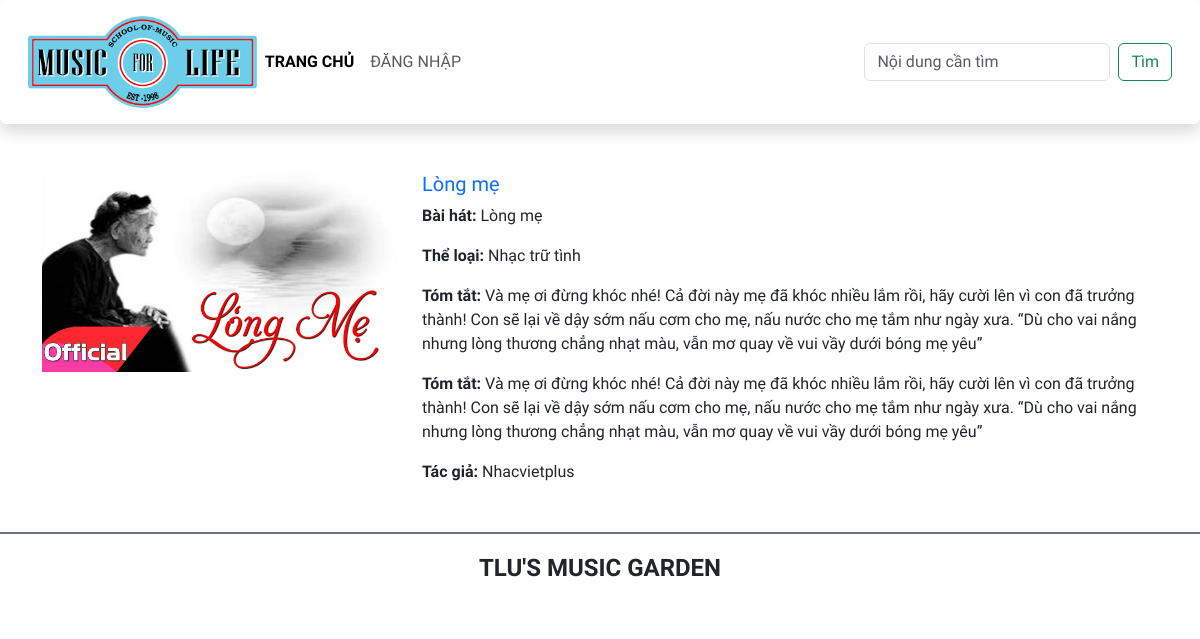
/baihat3.php, run on the app's committed database.
### tables this page shows
CREATE TABLE `baiviet` (
  `ma_bviet` int(10) UNSIGNED NOT NULL,
  `tieude` varchar(200) NOT NULL,
  `ten_bhat` varchar(100) NOT NULL,
  `ma_tloai` int(10) UNSIGNED NOT NULL,
  `tomtat` text DEFAULT NULL,
  `noidung` text DEFAULT NULL,
  `ma_tgia` int(10) UNSIGNED NOT NULL,
  `ngayviet` datetime NOT NULL,
  `hinhanh` varchar(200) DEFAULT NULL
);

CREATE TABLE `theloai` (
  `ma_tloai` int(10) UNSIGNED NOT NULL,
  `ten_tloai` varchar(50) NOT NULL
);

CREATE TABLE `tacgia` (
  `ma_tgia` int(10) UNSIGNED NOT NULL,
  `ten_tgia` varchar(100) NOT NULL,
  `hinh_tgia` varchar(100) DEFAULT NULL
);

### baihat3.php (the view, shortened to what this page needs)
<!DOCTYPE html>
<html lang="en">
<head>
    <?php
        include 'db.php';
    ?>
    <link href="https://cdn.jsdelivr.net/npm/bootstrap@5.3.0-alpha1/dist/css/bootstrap.min.css" rel="stylesheet">
    <link rel="stylesheet" href="css/style.css">
</head>
<body>
    <header>
        <nav class="navbar navbar-expand-lg bg-body-tertiary shadow p-3 bg-white rounded">
            <div class="container-fluid">
                <div class="my-logo">
                    <a class="navbar-brand" href="#">
                        <img src="images/logo2.png" alt="" class="img-fluid">
                    </a>
                </div>
                <div class="collapse navbar-collapse" id="navbarSupportedContent">
                <ul class="navbar-nav me-auto mb-2 mb-lg-0">
                    <li class="nav-item">
                    <a class="nav-link active" aria-current="page" href="./">Trang chủ</a>
                    </li>
                    <li class="nav-item">
                    <a class="nav-link" href="./login.php">Đăng nhập</a>
                    </li>
                </ul>
                <form class="d-flex" role="search">
                    <input class="form-control me-2" type="search" placeholder="Nội dung cần tìm" aria-label="Search">
                    <button class="btn btn-outline-success" type="submit">Tìm</button>
                </form>
                </div>
            </div>
        </nav>
    </header>
    <main class="container mt-5">
                <div class="row mb-5">
                    <div class="col-sm-4">
                        <img src="./images/songs/longme.jpg" class="img-fluid" alt="...">
                    </div>
                        <?php
                            $query = "SELECT * FROM baiviet JOIN tacgia ON baiviet.ma_tgia = tacgia.ma_tgia JOIN theloai ON baiviet.ma_tloai = theloai.ma_tloai WHERE ten_bhat = 'Lòng mẹ' ";
                            $result = mysqli_query($conn, $query);
                            if ($result->num_rows > 0) {
                            while($row = $result->fetch_assoc()) {
                                    echo '<div class="col-sm-8"><h5 class="card-title mb-2"><a href="" class="text-decoration-none">'.$row["tieude"].'</a></h5>';
                                    echo '<p class="card-text"><span class=" fw-bold">Bài hát: </span>'.$row["ten_bhat"].'</p>';
                                    echo '<p class="card-text"><span class=" fw-bold">Thể loại: </span>'.$row["ten_tloai"] . '</p>';
                                    echo '<p class="card-text"><span class=" fw-bold">Tóm tắt: </span>'.$row["tomtat"].'</p>';
                                    echo '<p class="card-text"><span class=" fw-bold">Tóm tắt: </span>'.$row["tomtat"].'</p>';
                                    echo '<p class="card-text"><span class=" fw-bold">Tác giả: </span>'.$row["ten_tgia"].'</p>';
                            }
                        }
                        ?>
                    </div>
        </div>
    </main>
    <footer class="bg-white d-flex justify-content-center align-items-center border-top border-secondary  border-2" style="height:80px">
        <h4 class="text-center text-uppercase fw-bold">TLU's music garden</h4>
    </footer>
</body>
</html>

### css/style.css (style rules this page uses)
body { font-family: 'Numans', sans-serif !important; }
.bg-body-tertiary { background-color:#fff !important; }
.my-logo { max-width: 20%; }
.nav-link { text-transform: uppercase; }
.active { font-weight: bold; }

### data on the page
baiviet: tieude "Lòng mẹ", ten_bhat "Lòng mẹ", ma_tloai.ten_tloai "Nhạc trữ tình", tomtat "Và mẹ ơi đừng khóc nhé! Cả đời này mẹ đã khóc nhiều lắm rồi, hãy cười lên vì con đã trưởng thành! Con sẽ lại về dậy sớm nấu cơm cho mẹ, nấu nước cho mẹ tắm như ngày xưa. “Dù cho vai nắng nhưng lòng thương chẳng nhạt màu, vẫn mơ quay về vui vầy dưới bóng mẹ yêu”", ma_tgia.ten_tgia "Nhacvietplus"
